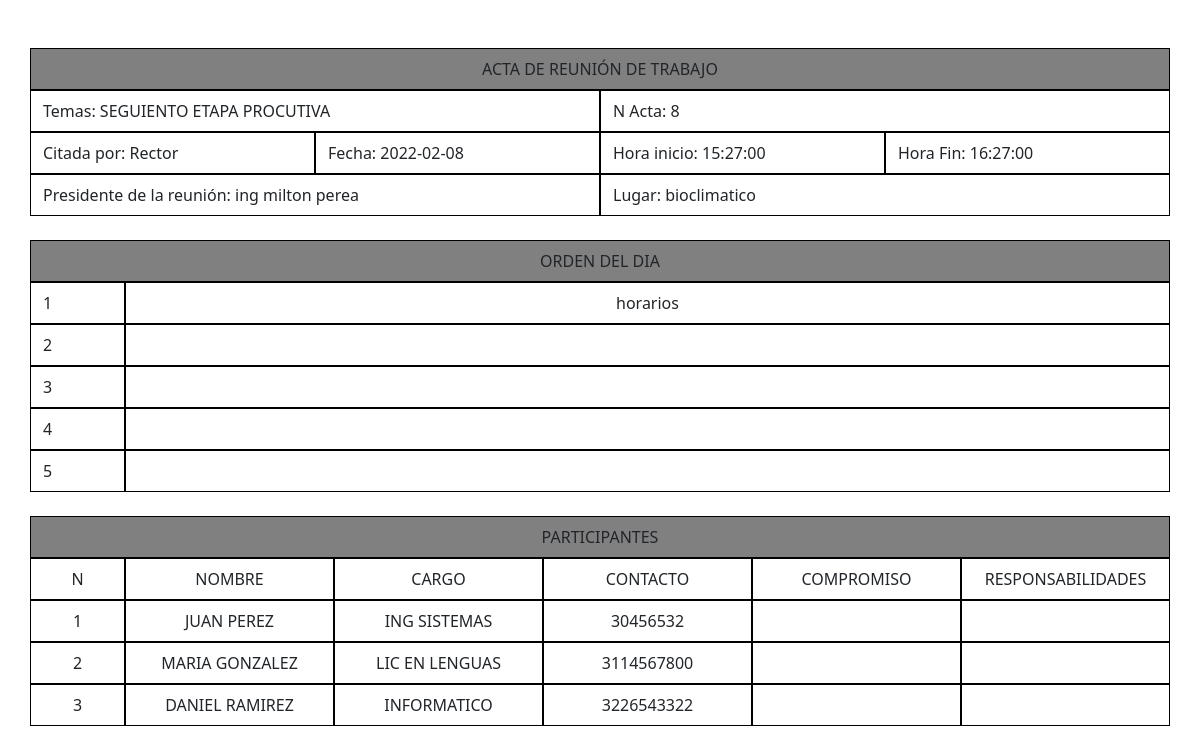
Page /ruteador.php?controller=actas&action=viewRead&id=8 on the committed database.
### tables this page shows
CREATE TABLE `actas` (
  `N_ACTA` int(11) NOT NULL,
  `TEMA` varchar(255) NOT NULL,
  `CITADA_POR` varchar(255) NOT NULL,
  `HORA_INICIO` time NOT NULL,
  `HORA_FIN` time NOT NULL,
  `FECHA` date NOT NULL,
  `PRESIDENTE` varchar(255) NOT NULL,
  `LUGAR` varchar(455) NOT NULL,
  `ORDEN_DIA` varchar(535) NOT NULL
);

CREATE TABLE `usuario` (
  `USUARIO_ID` int(11) NOT NULL,
  `NOMBRE` varchar(255) NOT NULL,
  `CARGO` varchar(255) NOT NULL,
  `CONTACTO` varchar(20) NOT NULL
);

### controller/ControllerActas.php (called while the page is built, shortened)
<?php
class ControllerActas{
public function ViewRead(){
    require_once  ("./Model/actas.php");
    require_once  ("./Model/participantes.php");
    $actas = new Actas();
    $participantes = new Participantes();
    require_once  ("./View/Viewactas.php");
}
}

### database/database.php (called while the page is built)
<?php
class DATABASE{
    private $host;
    private $database_name;
    private $username;
    private $password;
    private $charset;
    public function __construct(){
        $this->host     = 'localhost';
        $this->database_name   = 'desarrollo_web';
        $this->username     = 'root';
        $this->password     = '';
        $this->charset  = 'utf8mb4';
    }
    function getConnection(){
        try {
            $option = [PDO::ATTR_ERRMODE => PDO::ERRMODE_EXCEPTION,
            PDO::ATTR_EMULATE_PREPARES => false];
            $conn = new PDO("mysql:host=" . $this->host
                            . ";dbname=" . $this->database_name
                            . ";charset=" . $this->charset
                            ,$this->username
                            ,$this->password
                            ,$option);
                            return $conn;
        } catch (PDOException $e) {
            print_r("Error connection : " . $e->getMessage());
        }
    }
}

### model/actas.php (called while the page is built, shortened)
<?php
include_once('./database/database.php');
class Actas extends DATABASE{
    private $table = 'actas';
    public function getById($id){
        try
        {
            $stm = $this->getConnection()->prepare("SELECT * FROM $this->table WHERE N_ACTA= ?");
            $stm->execute([$id]);
            return $stm->fetchAll(PDO::FETCH_OBJ);
        }
        catch (PDOException $e)
        {
            die($e->getMessage());
        }
    }
}

### model/participantes.php (called while the page is built, shortened)
<?php
include_once('./database/database.php');
class Participantes extends DATABASE{
    private $table = 'participantes';
    public function getAll($id){
        try
        {
            $stm = $this->getConnection()->prepare("SELECT us.NOMBRE, us.CARGO, us.CONTACTO
             FROM $this->table JOIN usuario AS us WHERE ACTA_ID = ? AND participantes.USUARIO_ID = us.USUARIO_ID");
            $stm->execute([
                $id
            ]);
            return $stm->fetchAll(PDO::FETCH_OBJ);
        }
        catch (PDOException $e)
        {
            die($e->getMessage());
        }
    }
}

### View/Viewactas.php (the view, shortened to what this page needs)
<?php
include_once('./database/database.php');
include_once './View/base/header.php';
?>
  <div class="container my-5">
    <div class="row text-center" style="background-color: gray;">
        <div class="col py-2">
        ACTA DE REUNIÓN DE TRABAJO
        </div>
    </div>
    <?php  foreach ($actas->getById($_GET['id']) as $key => $value){ ?>
    <div class="row " >
        <div class="col py-2">
        Temas:
        <?php echo $value->TEMA ?>
        </div>
        <div class="col py-2">
        N Acta: <?php echo $value->N_ACTA ?>
        </div>
    </div>
    <div class="row ">
        <div class="col py-2">
        Citada por: <?php echo $value->CITADA_POR ?>
        </div>
        <div class="col py-2">
        Fecha:  <?php echo $value->FECHA ?>
        </div>
        <div class="col py-2">
        Hora inicio:  <?php echo $value->HORA_INICIO ?>
        </div>
        <div class="col py-2">
        Hora Fin: <?php echo $value->HORA_FIN ?>
        </div>
    </div>
    <div class="row " >
        <div class="col py-2">
        Presidente de la reunión: <?php echo $value->PRESIDENTE ?>
        </div>
        <div class="col py-2">
        Lugar: <?php echo $value->LUGAR ?>
        </div>
    </div>
    <div class="row mt-4 text-center">
        <div class="col py-2" style="background-color: gray">ORDEN DEL DIA</div>
    </div>
    <div class="row ">
        <div class="col-1 py-2" >1</div>
        <div class="col py-2 text-center" >
        <?php echo $value->ORDEN_DIA ?>
        </div>
    </div>
    <div class="row ">
        <div class="col-1 py-2" >2</div>
        <div class="col py-2" ></div>
    </div>
    <div class="row ">
        <div class="col-1 py-2" >3</div>
        <div class="col py-2" ></div>
    </div>
    <div class="row">
        <div class="col-1  py-2" >4</div>
        <div class="col py-2" ></div>
    </div>
    <div class="row">
        <div class="col-1 py-2" >5</div>
        <div class="col py-2" ></div>
    </div>
  <?php } ?>
    <div class="row mt-4 text-center">
        <div class="col py-2" style="background-color: gray;">PARTICIPANTES</div>
    </div>
    <div class="row ">
        <div class="col-1 py-2 text-center" >N</div>
        <div class="col py-2 text-center" >NOMBRE</div>
        <div class="col py-2 text-center" >CARGO</div>
        <div class="col py-2 text-center" >CONTACTO</div>
        <div class="col py-2 text-center" >COMPROMISO</div>
        <div class="col py-2 text-center" >RESPONSABILIDADES</div>
    </div>
    <?php
        $i = 1;
    foreach ($participantes->getAll($_GET['id']) as $key => $value){ ?>
    <div class="row">
        <div class="col-1 py-2 text-center" >
            <?php echo $i;?>
        </div>
        <div class="col py-2 text-center" >
            <?php echo $value->NOMBRE ?>
        </div>
        <div class="col py-2 text-center" >
            <?php echo $value->CARGO ?>
        </div>
        <div class="col py-2 text-center" >
            <?php echo $value->CONTACTO ?>
        </div>
        <div class="col py-2 text-center" >
        </div>
        <div class="col py-2 text-center" >
        </div>
    </div>
    <?php $i++; } ?>
    </div>
<?php
include_once './View/base/footer.php';
?>

### ruteador.php (shortened to what this page needs)
<?php
if(isset($_GET['controller']) && isset($_GET['action'])){
    $action = ucfirst($_GET['action']);
    $controllador = new $objController();
    $controllador->$action();
}else {
    echo "no";
}

### View/base/header.php (shortened to what this page needs)
<!doctype html>
<html lang="es">
<head>
    <link href="https://cdn.jsdelivr.net/npm/bootstrap@5.1.3/dist/css/bootstrap.min.css" rel="stylesheet">
</head>
<body>

### View/base/footer.php (shortened to what this page needs)
  </body>
</html>

### View/Viewactas.php (style rules this page uses)
.col , .col-1 { border: 1px solid black; }

### rows in the picture
actas: TEMA "SEGUIENTO ETAPA PROCUTIVA", N_ACTA "8", CITADA_POR "Rector", FECHA "2022-02-08", HORA_INICIO "15:27:00", HORA_FIN "16:27:00", PRESIDENTE "ing milton perea", LUGAR "bioclimatico", ORDEN_DIA "horarios"
usuario: NOMBRE "JUAN PEREZ", CARGO "ING SISTEMAS", CONTACTO "30456532"
usuario: NOMBRE "MARIA GONZALEZ", CARGO "LIC EN LENGUAS", CONTACTO "3114567800"
usuario: NOMBRE "DANIEL RAMIREZ", CARGO "INFORMATICO", CONTACTO "3226543322"
